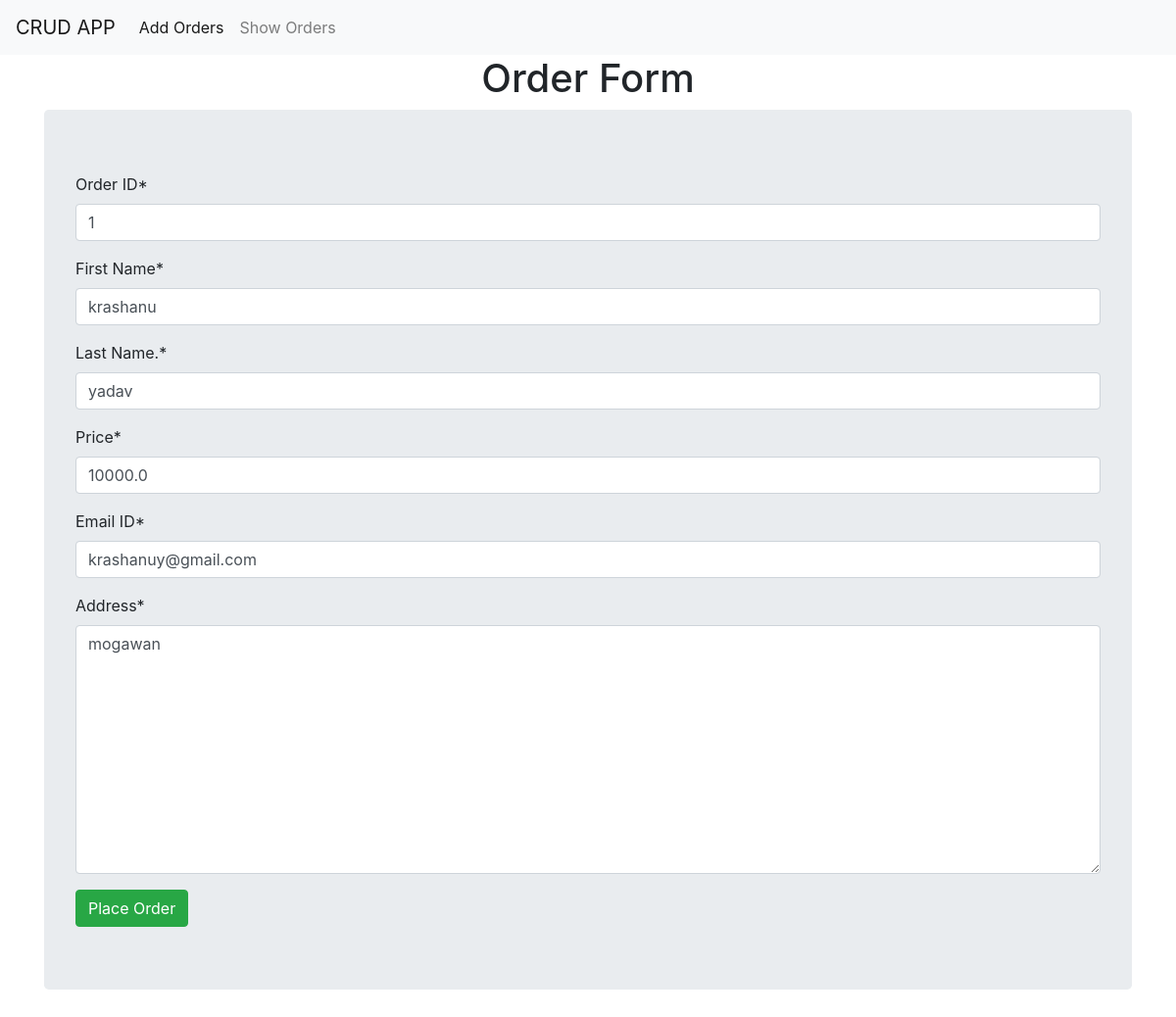
Screenshot of /up/1 with the database file from the repository.
### crudapp/models.py (models this page shows, shortened)
class Orders(models.Model):
    oid = models.IntegerField(primary_key=True)
    fname = models.CharField(max_length=20)
    lname = models.CharField(max_length=20)
    price = models.FloatField()
    mail = models.EmailField()
    addr = models.CharField(max_length=50)

### crudapp/views.py (the view)
# urls.py: path('up/<int:f_oid>', views.updateView, name= 'update_url'),
def updateView(request, f_oid):
    obj = Orders.objects.get(oid=f_oid)
    form = OrderForm(instance=obj)
    if request.method == 'POST':
        form = OrderForm(request.POST, instance=obj)
        if form.is_valid():
            form.save()
            return redirect('show_url')
    template_name = 'crudapp/order.html'
    context = {'form': form}
    return render(request, template_name, context)

### crudapp/forms.py
class OrderForm(forms.ModelForm):
    class Meta:
        model = Orders
        fields = '__all__'
        labels = {
            'oid': 'Order ID',
            'fname' : 'First Name',
            'lname' : 'Last Name.' ,
            'price' : 'Price' ,
            'mail' : 'Email ID',
            'addr' : 'Address' ,
        }
        widgets  ={
            'oid' : forms.NumberInput(attrs={'placeholder': 'eg. 101'}),
            'fname' : forms.TextInput(attrs={'placeholder': 'eg. Prosenjeet'}),
            'lname' : forms.TextInput(attrs={'placeholder': 'eg. Shil'}),
            'price' : forms.NumberInput(attrs={'placeholder': 'eg. 10000'}),
            'mail' : forms.EmailInput(attrs={'placeholder': 'eg. abc@xyz.com'}),
            'addr' : forms.Textarea(attrs={'placeholder': 'eg. IN'}),
        }

### templates/crudapp/order.html (shortened to what this page needs)
{% extends 'layout.html' %}
{% load crispy_forms_tags %}
{% block content %}
<center><h1>Order Form</h1></center>
<div class="container">
    <form method="post" class="jumbotron">
        {{form|crispy}}
        <input type="submit" value="Place Order" class="btn btn-success">
    </form>
</div>
{% endblock %}

### rows the page displays
Orders: oid "1", fname "krashanu", lname "yadav", price "10000.0", mail "krashanuy@gmail.com", addr "mogawan"
